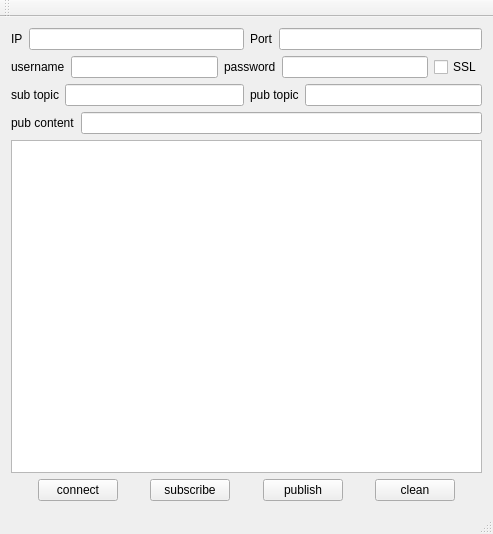
<?xml version="1.0" encoding="UTF-8"?>
<ui version="4.0">
 <class>MainWindow</class>
 <widget class="QMainWindow" name="MainWindow">
  <property name="geometry">
   <rect>
    <x>0</x>
    <y>0</y>
    <width>493</width>
    <height>534</height>
   </rect>
  </property>
  <property name="windowTitle">
   <string>MQTT Simple Client </string>
  </property>
  <widget class="QWidget" name="centralWidget">
   <layout class="QVBoxLayout" name="verticalLayout">
    <item>
     <layout class="QHBoxLayout" name="horizontalLayout_3">
      <item>
       <layout class="QHBoxLayout" name="horizontalLayout">
        <item>
         <widget class="QLabel" name="label">
          <property name="text">
           <string>IP</string>
          </property>
         </widget>
        </item>
        <item>
         <widget class="QLineEdit" name="lineEdit_IP"/>
        </item>
       </layout>
      </item>
      <item>
       <layout class="QHBoxLayout" name="horizontalLayout_2">
        <item>
         <widget class="QLabel" name="label_2">
          <property name="text">
           <string>Port</string>
          </property>
         </widget>
        </item>
        <item>
         <widget class="QLineEdit" name="lineEdit_Port"/>
        </item>
       </layout>
      </item>
     </layout>
    </item>
    <item>
     <layout class="QHBoxLayout" name="horizontalLayout_9">
      <item>
       <widget class="QLabel" name="label_6">
        <property name="text">
         <string>username</string>
        </property>
       </widget>
      </item>
      <item>
       <widget class="QLineEdit" name="lineEdit_username"/>
      </item>
      <item>
       <widget class="QLabel" name="label_7">
        <property name="text">
         <string>password</string>
        </property>
       </widget>
      </item>
      <item>
       <widget class="QLineEdit" name="lineEdit_password"/>
      </item>
      <item>
       <widget class="QCheckBox" name="checkBox_isSSL">
        <property name="text">
         <string>SSL</string>
        </property>
       </widget>
      </item>
     </layout>
    </item>
    <item>
     <layout class="QHBoxLayout" name="horizontalLayout_6">
      <item>
       <layout class="QHBoxLayout" name="horizontalLayout_4">
        <item>
         <widget class="QLabel" name="label_3">
          <property name="text">
           <string>sub topic</string>
          </property>
         </widget>
        </item>
        <item>
         <widget class="QLineEdit" name="lineEdit_subTopic"/>
        </item>
       </layout>
      </item>
      <item>
       <layout class="QHBoxLayout" name="horizontalLayout_5">
        <item>
         <widget class="QLabel" name="label_4">
          <property name="text">
           <string>pub topic</string>
          </property>
         </widget>
        </item>
        <item>
         <widget class="QLineEdit" name="lineEdit_pubTopic"/>
        </item>
       </layout>
      </item>
     </layout>
    </item>
    <item>
     <layout class="QHBoxLayout" name="horizontalLayout_7">
      <item>
       <widget class="QLabel" name="label_5">
        <property name="text">
         <string>pub content</string>
        </property>
       </widget>
      </item>
      <item>
       <widget class="QLineEdit" name="lineEdit_pubContent"/>
      </item>
     </layout>
    </item>
    <item>
     <widget class="QTextEdit" name="textEdit_msg"/>
    </item>
    <item>
     <layout class="QHBoxLayout" name="horizontalLayout_8">
      <item>
       <spacer name="horizontalSpacer">
        <property name="orientation">
         <enum>Qt::Horizontal</enum>
        </property>
        <property name="sizeHint" stdset="0">
         <size>
          <width>40</width>
          <height>20</height>
         </size>
        </property>
       </spacer>
      </item>
      <item>
       <widget class="QPushButton" name="btn_connect">
        <property name="text">
         <string>connect</string>
        </property>
       </widget>
      </item>
      <item>
       <spacer name="horizontalSpacer_2">
        <property name="orientation">
         <enum>Qt::Horizontal</enum>
        </property>
        <property name="sizeHint" stdset="0">
         <size>
          <width>40</width>
          <height>20</height>
         </size>
        </property>
       </spacer>
      </item>
      <item>
       <widget class="QPushButton" name="btn_sub">
        <property name="text">
         <string>subscribe</string>
        </property>
       </widget>
      </item>
      <item>
       <spacer name="horizontalSpacer_3">
        <property name="orientation">
         <enum>Qt::Horizontal</enum>
        </property>
        <property name="sizeHint" stdset="0">
         <size>
          <width>40</width>
          <height>20</height>
         </size>
        </property>
       </spacer>
      </item>
      <item>
       <widget class="QPushButton" name="btn_pub">
        <property name="text">
         <string>publish</string>
        </property>
       </widget>
      </item>
      <item>
       <spacer name="horizontalSpacer_4">
        <property name="orientation">
         <enum>Qt::Horizontal</enum>
        </property>
        <property name="sizeHint" stdset="0">
         <size>
          <width>40</width>
          <height>20</height>
         </size>
        </property>
       </spacer>
      </item>
      <item>
       <widget class="QPushButton" name="btn_clean">
        <property name="text">
         <string>clean</string>
        </property>
       </widget>
      </item>
      <item>
       <spacer name="horizontalSpacer_5">
        <property name="orientation">
         <enum>Qt::Horizontal</enum>
        </property>
        <property name="sizeHint" stdset="0">
         <size>
          <width>40</width>
          <height>20</height>
         </size>
        </property>
       </spacer>
      </item>
     </layout>
    </item>
   </layout>
  </widget>
  <widget class="QMenuBar" name="menuBar">
   <property name="geometry">
    <rect>
     <x>0</x>
     <y>0</y>
     <width>493</width>
     <height>21</height>
    </rect>
   </property>
  </widget>
  <widget class="QToolBar" name="mainToolBar">
   <attribute name="toolBarArea">
    <enum>TopToolBarArea</enum>
   </attribute>
   <attribute name="toolBarBreak">
    <bool>false</bool>
   </attribute>
  </widget>
  <widget class="QStatusBar" name="statusBar"/>
 </widget>
 <layoutdefault spacing="6" margin="11"/>
 <resources/>
 <connections/>
</ui>
